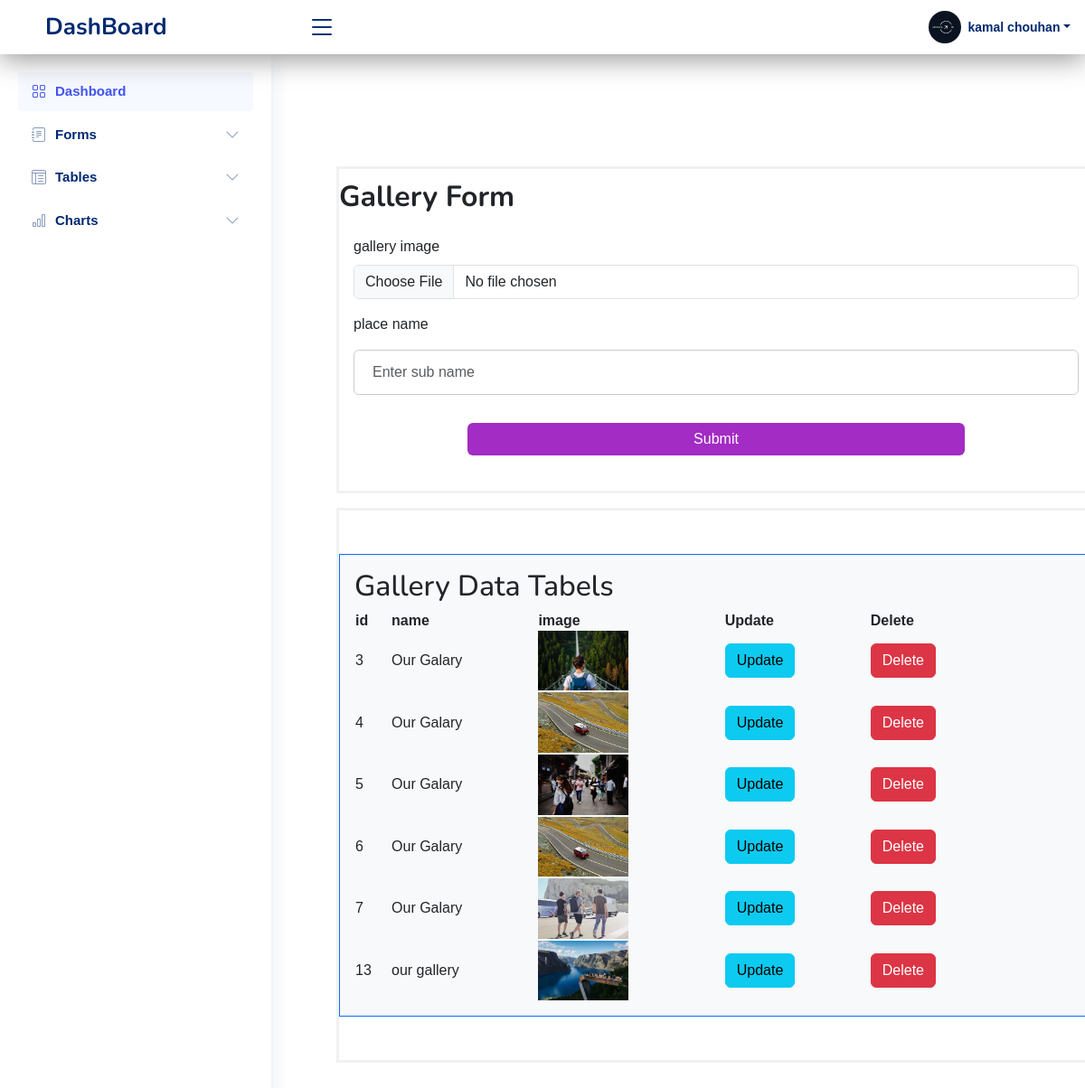
Screenshot of /admin/gallery.php (signed in) with the database file from the repository.
### tables this page shows
CREATE TABLE `gallery` (
  `id` int(11) NOT NULL,
  `name` varchar(200) NOT NULL,
  `img` varchar(500) NOT NULL
);

### admin/gallery.php (the view, shortened to what this page needs)
<?php
include_once "header.php";
include("conn.php");
  ?>
  <?php
$sql = "select * from gallery";
$result=mysqli_query($con,$sql);
?>
<!DOCTYPE html>
<html>
<head>
<link rel="stylesheet"  href="https://cdnjs.cloudflare.com/ajax/libs/twitter-bootstrap/5.3.0-alpha3/css/bootstrap.min.css">
    <link rel="stylesheet" href="https://cdn.datatables.net/1.13.4/css/dataTables.bootstrap5.min.css">
    <link rel="stylesheet" href="https://cdn.datatables.net/responsive/2.4.1/css/responsive.bootstrap5.min.css">
</head>
<body >
  <main width="100%" >
<form  method="post" class="frm" style="margin-top:80px;" enctype="multipart/form-data">
<h2 style="margin-top:12px;"><b> Gallery Form</b></h2>
  <div class="container"><table   colspan="12" cellpadding="7" align="center">
  <tr>
  <div class="mb-3">
  <label for="formFile" class="form-label">gallery image</label>
  <input class="form-control" name="img"  accept="image/*" type="file" id="formFile">
</div>
    </tr>
    <tr>
    <div class="mb-3">
    <label for="formFile" class="form-label">place name</label>
    <input type="text" placeholder="Enter sub name" class="form-control" name="name" required> </td>
    </div>
    </tr>
  <tr><td>
  <div class="mb-3">
    <input class="btn btn-primary"  style="width:550px; border:none; background-color:#A32CC4;" class="form-control" type="submit" value="Submit" name="submit"></td>
    </div>
</form>
  <form class="frm mer" style="margin-bottom:80px;">
<div class="container p-3 my-5 bg-light border border-primary" >
<h2>Gallery Data Tabels</h2>
        <table id="example" class="" style="width:90% " >
            <thead>
                <tr>
                <th>id</th>
                    <th> name</th>
                    <th>image</th>
                    <th>Update</th>
                    <th>Delete</th>
                </tr>
            </thead>
            <tbody>
            <?php
if ($result->num_rows > 0) {
    while ($row = $result->fetch_assoc()) {
?>
        <tr>
        <td><?php echo $row['id']; ?></td>
<td><?php echo $row['name']; ?></td>
<td><img src="<?php echo "upload/".$row['img'];?>" width="100px; "alt="Image"></td>
<td><a href="update_gallery.php?id=<?php echo $row['id'];?>" class="btn btn-info">Update</a></td>
<td>
<a href="delete_gallery.php?id=<?php echo $row['id'];?>" class="btn btn-danger">Delete</a>
</td>
 </tr>
<?php       }
}
?>
            </tbody>
        </table>
    </div>
    </form>

### admin/header.php (shortened to what this page needs)
<!DOCTYPE html>
<html lang="en">
<head>
  <link href="assets/vendor/bootstrap/css/bootstrap.min.css" rel="stylesheet">
  <link href="assets/vendor/bootstrap-icons/bootstrap-icons.css" rel="stylesheet">
  <link href="assets/vendor/boxicons/css/boxicons.min.css" rel="stylesheet">
  <link href="assets/vendor/quill/quill.snow.css" rel="stylesheet">
  <link href="assets/vendor/quill/quill.bubble.css" rel="stylesheet">
  <link href="assets/vendor/remixicon/remixicon.css" rel="stylesheet">
  <link href="assets/vendor/simple-datatables/style.css" rel="stylesheet">
  <link href="assets/css/style.css" rel="stylesheet">
</head>
<body>
  <header id="header" class="header fixed-top d-flex align-items-center">
    <div class="d-flex align-items-center justify-content-between">
      <a href="index.php" class="logo d-flex align-items-center">
        <span class="d-none d-lg-block">DashBoard</span>
      </a>
      <i class="bi bi-list toggle-sidebar-btn"></i>
    </div>
    <nav class="header-nav ms-auto">
      <ul class="d-flex align-items-center">
        <li class="nav-item dropdown pe-3">
          <a class="nav-link nav-profile d-flex align-items-center pe-0" href="#" data-bs-toggle="dropdown">
            <img src="assets/img/Explore.png" alt="Profile" class="rounded-circle">
            <span class="d-none d-md-block dropdown-toggle ps-2"><?php echo $_SESSION['name']; ?></span>
          </a>
            </li>
          </ul>
    </nav>
  </header>
  <aside id="sidebar" class="sidebar">
    <ul class="sidebar-nav" id="sidebar-nav">
      <li class="nav-item">
        <a class="nav-link " href="index.html">
          <i class="bi bi-grid"></i>
          <span>Dashboard</span>
        </a>
      </li>
      <li class="nav-item">
        <a class="nav-link collapsed" data-bs-target="#forms-nav" data-bs-toggle="collapse" href="#">
          <i class="bi bi-journal-text"></i><span>Forms</span><i class="bi bi-chevron-down ms-auto"></i>
        </a>
      </li>
      <li class="nav-item">
        <a class="nav-link collapsed" data-bs-target="#tables-nav" data-bs-toggle="collapse" href="#">
          <i class="bi bi-layout-text-window-reverse"></i><span>Tables</span><i class="bi bi-chevron-down ms-auto"></i>
        </a>
      </li>
      <li class="nav-item">
        <a class="nav-link collapsed" data-bs-target="#charts-nav" data-bs-toggle="collapse" href="#">
          <i class="bi bi-bar-chart"></i><span>Charts</span><i class="bi bi-chevron-down ms-auto"></i>
        </a>
      </li>
    </ul>
  </aside>
  <main id="main" class="main">
</body>
</html>

### admin/assets/css/style.css (style rules this page uses)
:root { scroll-behavior: smooth; }
body { font-family: "Open Sans", sans-serif; background: #f6f9ff; color: #444444; }
a { color: #4154f1; text-decoration: none; }
h1, h2, h3, h4, h5, h6 { font-family: "Nunito", sans-serif; }
#main { margin-top: 60px; padding: 20px 30px; transition: all 0.3s; }
.logo { line-height: 1; }
@media (min-width: 1200px) { .logo { width: 280px; } }
.logo span { font-size: 26px; font-weight: 700; color: #012970; font-family: "Nunito", sans-serif; }
.header { transition: all 0.5s; z-index: 997; height: 60px; box-shadow: 0px 2px 20px rgba(1, 41, 112, 0.1); background-color: #fff; padding-left: 20px; }
.header .toggle-sidebar-btn { font-size: 32px; padding-left: 10px; cursor: pointer; color: #012970; }
.header-nav ul { list-style: none; }
.header-nav>ul { margin: 0; padding: 0; }
.header-nav .nav-profile { color: #012970; }
.header-nav .nav-profile img { max-height: 36px; }
.header-nav .nav-profile span { font-size: 14px; font-weight: 600; }
.sidebar { position: fixed; top: 60px; left: 0; bottom: 0; width: 300px; z-index: 996; transition: all 0.3s; padding: 20px; overflow-y: auto; scrollbar-width: thin; scrollbar-color: #aab7cf transparent; box-shadow: 0px 0px 20px rgba(1, 41, 112, 0.1); background-color: #fff; }
@media (min-width: 1200px) { #main, #footer { margin-left: 300px; } }
.sidebar-nav { padding: 0; margin: 0; list-style: none; }
.sidebar-nav li { padding: 0; margin: 0; list-style: none; }
.sidebar-nav .nav-item { margin-bottom: 5px; }
.sidebar-nav .nav-link { display: flex; align-items: center; font-size: 15px; font-weight: 600; color: #4154f1; transition: 0.3; background: #f6f9ff; padding: 10px 15px; border-radius: 4px; }
.sidebar-nav .nav-link i { font-size: 16px; margin-right: 10px; color: #4154f1; }
.sidebar-nav .nav-link.collapsed { color: #012970; background: #fff; }
.sidebar-nav .nav-link.collapsed i { color: #899bbd; }
.sidebar-nav .nav-link .bi-chevron-down { margin-right: 0; transition: transform 0.2s ease-in-out; }

### admin/gallery.php (style rules this page uses)
.header { display: flex; justify-content: space-between; align-items: center; box-shadow: 0 5px 30px rgba(75, 75, 75, 0.6); transition: 0.5s; }
.header .logo { font-size: 25px; font-family: 'Sriracha', cursive; text-decoration: none; margin-left: 30px; }
body { font-family: Arial, Helvetica, sans-serif; }
form { border: 3px solid #f1f1f1; }
input[type=text], input[type=password] { width: 100%; padding: 12px 20px; margin: 8px 0; display: inline-block; border: 1px solid #ccc; box-sizing: border-box; }
.frm { margin-left:5%; width:100%; }
.container { padding: 16px; }

### rows the page displays
gallery: id "3", name "Our Galary", img (picture)
gallery: id "4", name "Our Galary", img (picture)
gallery: id "5", name "Our Galary", img (picture)
gallery: id "6", name "Our Galary", img (picture)
gallery: id "7", name "Our Galary", img (picture)
gallery: id "13", name "our gallery", img (picture)

### other values shown
$_SESSION['name'] "kamal chouhan"
